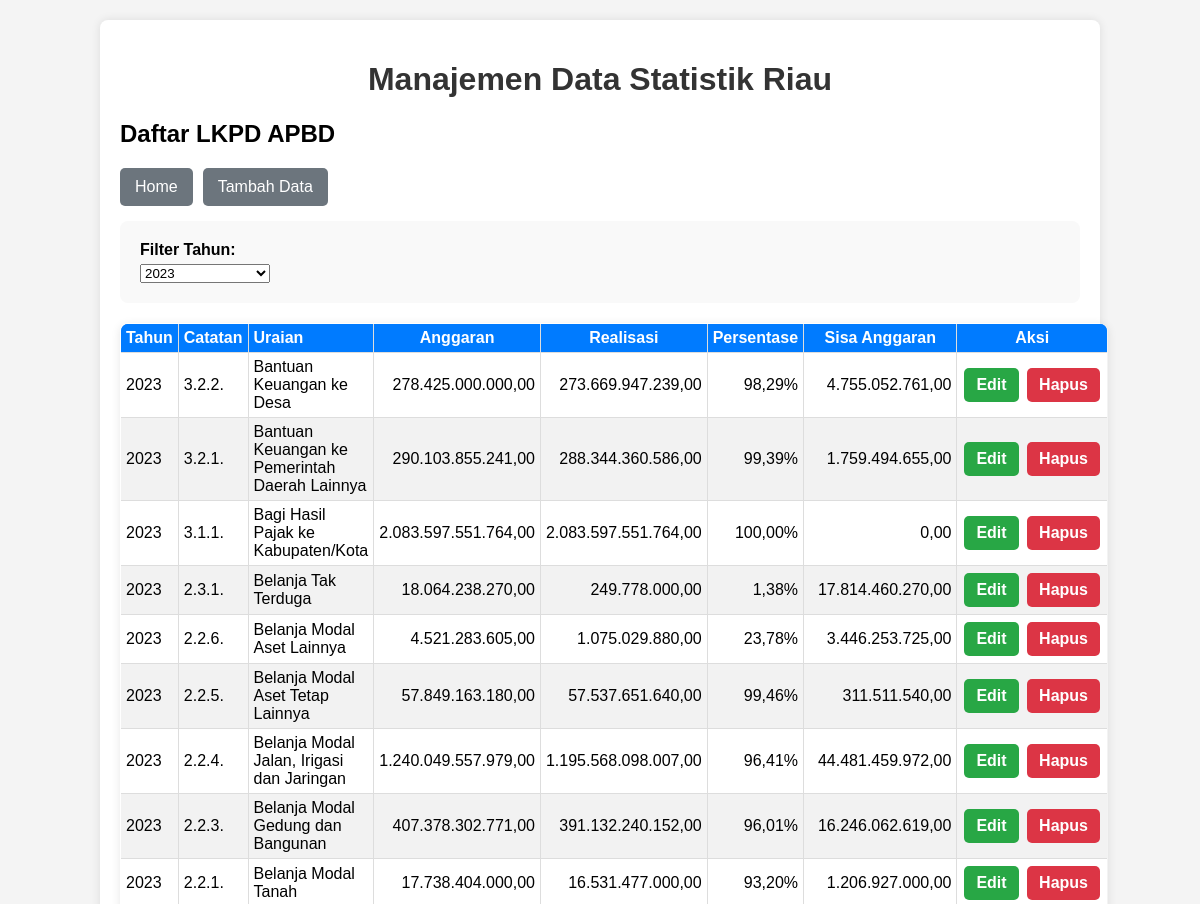
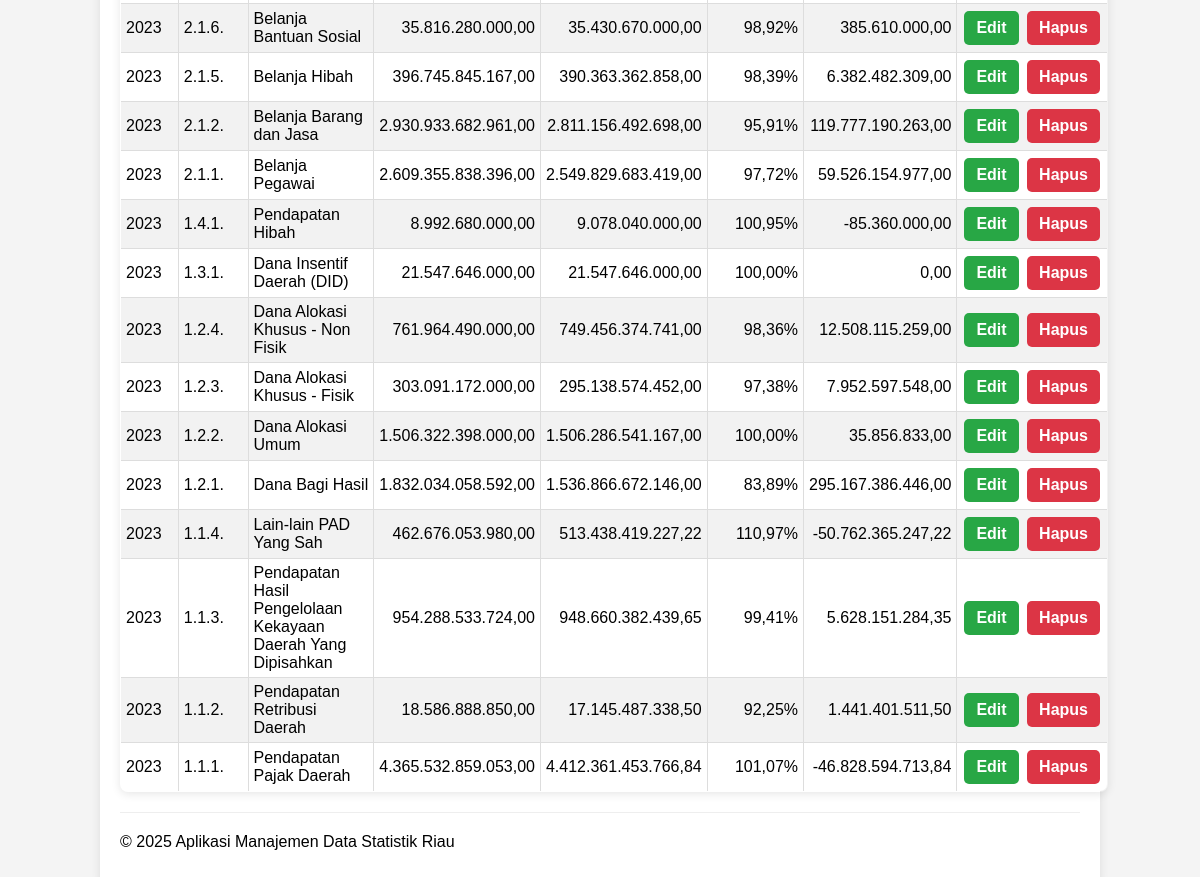
Page /lkpd-lampiran-satu/read.php?tahun=2023 on the earlier database version (2 pictures, top to bottom).
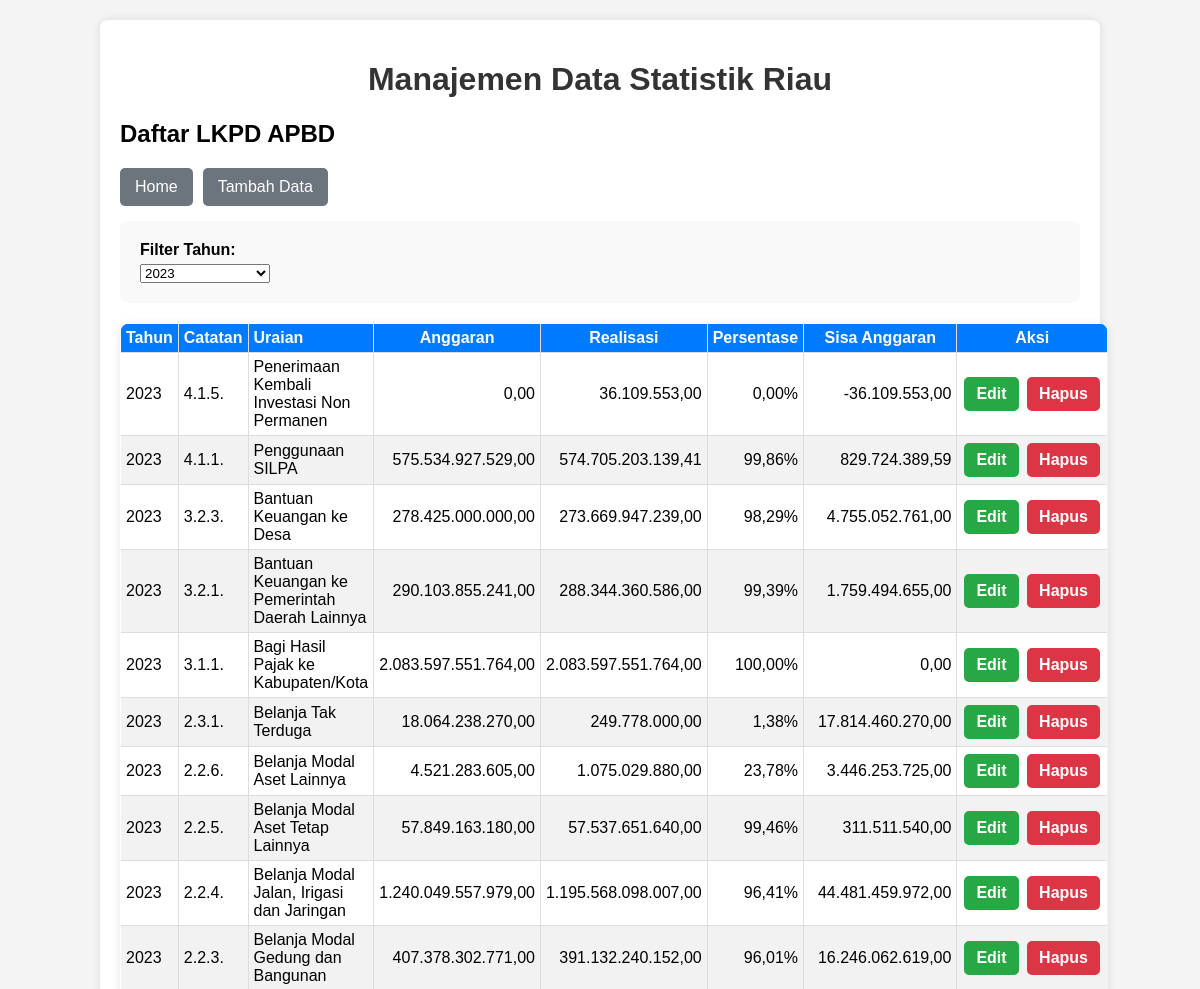
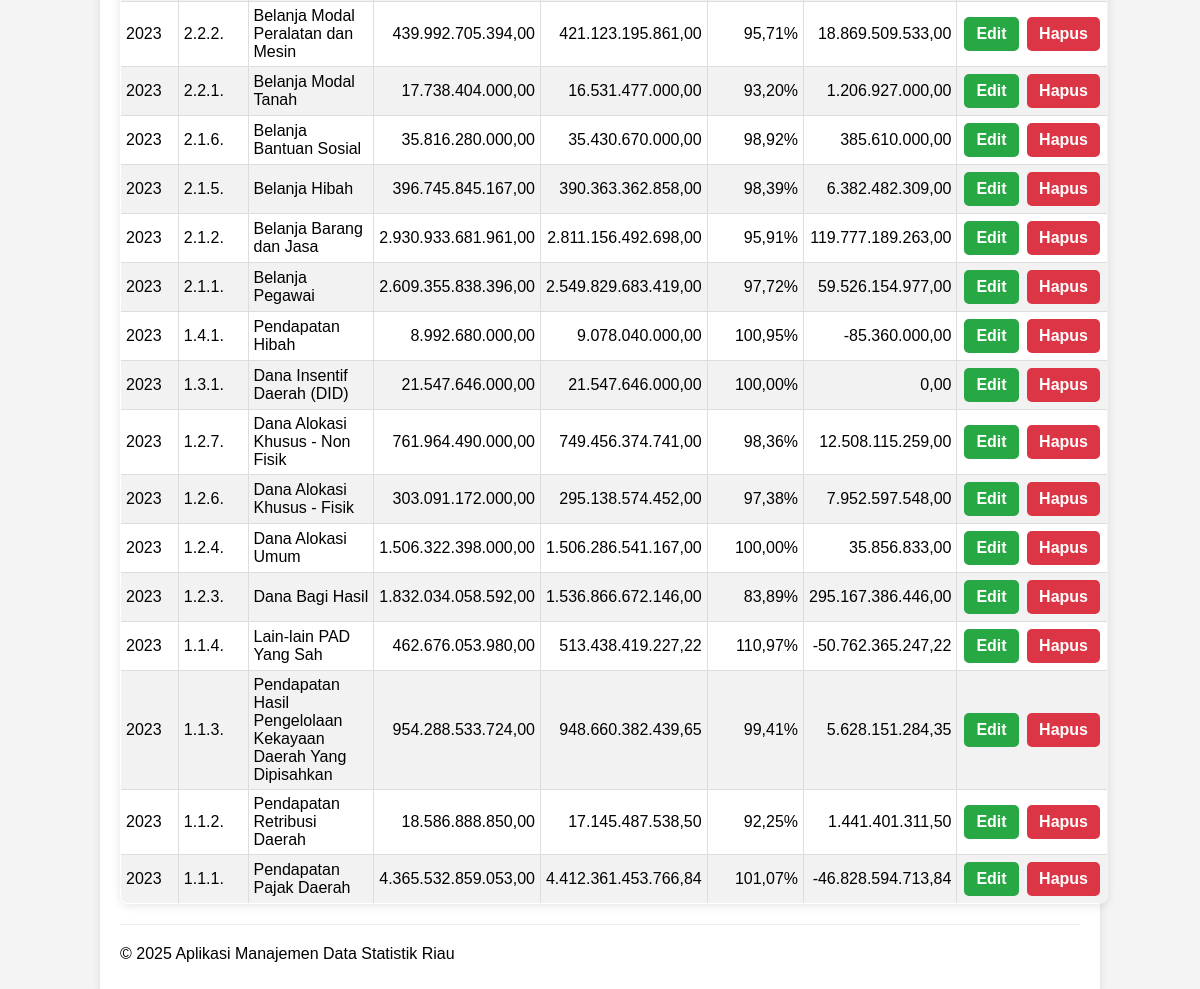
Same page on the later database version (2 pictures, top to bottom).
### tables this page shows
CREATE TABLE `lkpd_apbd_lampiran_1` (
  `id` int(11) NOT NULL,
  `tahun_lkpd` int(5) DEFAULT NULL,
  `id_kode_catatan` int(5) DEFAULT NULL,
  `jumlah_anggaran` decimal(18,2) DEFAULT NULL,
  `jumlah_realisasi` decimal(18,2) DEFAULT NULL
);

CREATE TABLE `kode_catatan` (
  `id` int(5) NOT NULL,
  `kode_catatan` varchar(255) DEFAULT NULL,
  `uraian` varchar(1024) DEFAULT NULL,
  `id_kode_level` int(2) DEFAULT NULL
);

### lkpd-lampiran-satu/read.php (the view, shortened to what this page needs)
<?php
include '../config/database.php';
include '../templates/header.php';
$selected_year = '';
if (isset($_GET['tahun']) && $_GET['tahun'] != '') {
    $selected_year = $_GET['tahun'];
}
$sql = "SELECT lk.id, lk.tahun_lkpd, kc.kode_catatan, kc.uraian, lk.jumlah_anggaran, lk.jumlah_realisasi, (lk.jumlah_realisasi/lk.jumlah_anggaran)*100 AS persentase
        FROM lkpd_apbd_lampiran_1 AS lk
        INNER JOIN kode_catatan AS kc
        ON lk.id_kode_catatan=kc.id";
if ($selected_year != '') {
    $sql .= " WHERE lk.tahun_lkpd = ?";
}
$sql .= " ORDER BY lk.tahun_lkpd, kc.kode_catatan DESC";
$stmt = $conn->prepare($sql);
if ($selected_year != '') {
    $stmt->bind_param("s", $selected_year);
}
$stmt->execute();
$result = $stmt->get_result();
$years_query = "SELECT DISTINCT tahun_lkpd FROM lkpd_apbd_lampiran_1 ORDER BY tahun_lkpd DESC";
$years_result = $conn->query($years_query);
$available_years = [];
if ($years_result->num_rows > 0) {
    while ($row = $years_result->fetch_assoc()) {
        $available_years[] = $row['tahun_lkpd'];
    }
}
?>
<h2>Daftar LKPD APBD</h2>
<div class="button-group">
    <button><a href="../index.php">Home</a></button>
    <button><a href="create.php">Tambah Data</a></button>
</div>
<form method="GET" action="">
    <label for="tahun">Filter Tahun:</label>
    <select name="tahun" id="tahun" onchange="this.form.submit()">
        <?php foreach ($available_years as $year): ?>
            <option value="<?php echo htmlspecialchars($year); ?>"
                    <?php echo ($selected_year == $year) ? 'selected' : ''; ?>>
                <?php echo htmlspecialchars($year); ?>
            </option>
        <?php endforeach; ?>
    </select>
</form>
<?php
if ($result->num_rows > 0):
?>
    <table>
        <thead>
            <tr>
                <th>Tahun</th>
                <th>Catatan</th>
                <th>Uraian</th>
                <th style="text-align: center;">Anggaran</th>
                <th style="text-align: center;">Realisasi</th>
                <th style="text-align: center;">Persentase</th>
                <th style="text-align: center;">Sisa Anggaran</th>
                <th style="text-align: center;">Aksi</th>
            </tr>
        </thead>
        <tbody>
            <?php
            while ($row = $result->fetch_assoc()):
            ?>
                <tr>
                    <td><?php echo htmlspecialchars($row['tahun_lkpd']); ?></td>
                    <td><?php echo htmlspecialchars($row['kode_catatan']); ?></td>
                    <td><?php echo htmlspecialchars($row['uraian']); ?></td>
                    <td style="text-align:right"><?php echo htmlspecialchars(number_format($row['jumlah_anggaran'] ?? 0, 2, ',', '.')); ?></td>
                    <td style="text-align:right"><?php echo htmlspecialchars(number_format($row['jumlah_realisasi'] ?? 0, 2, ',', '.')); ?></td>
                    <td style="text-align:right"><?php echo htmlspecialchars(number_format($row['persentase'] ?? 0, 2, ',', '.')) . '%'; ?></td>
                    <td style="text-align:right"><?php echo htmlspecialchars(number_format($row['jumlah_anggaran'] - $row['jumlah_realisasi'], 2, ',', '.')); ?></td>
                    <td class="actions">
                        <a href="update.php?id=<?php echo htmlspecialchars($row['id']); ?>" class="edit">Edit</a>
                        <a href="delete.php?id=<?php echo htmlspecialchars($row['id']); ?>" class="delete"
                           onclick="return confirm('Apakah Anda yakin ingin menghapus data ini?')">Hapus</a>
                    </td>
                </tr>
            <?php endwhile; ?>
        </tbody>
    </table>
<?php else: ?>
    <p>Belum ada data.</p>
<?php endif; ?>
<?php
include '../templates/footer.php';
?>

### templates/header.php (shortened to what this page needs)
<!DOCTYPE html>
<html lang="en">
<head>
    <link rel="stylesheet" href="style.css">
</head>
<body>
    <div class="container">
        <h1>Manajemen Data Statistik Riau</h1>

### templates/footer.php
<hr>
        <footer>
            <p>&copy; <?php echo date("Y"); ?> Aplikasi Manajemen Data Statistik Riau</p>
        </footer>
    </div>
</body>
</html>

### lkpd-lampiran-satu/style.css (style rules this page uses)
body { font-family: Arial, sans-serif; background-color: #f4f4f4; margin: 0; padding: 0; }
.container { width: 80%; margin: 20px auto; background-color: #fff; padding: 20px; box-shadow: 0 0 10px rgba(0, 0, 0, 0.1); border-radius: 8px; }
h1 { color: #333; text-align: center; }
hr { border: 0; border-top: 1px solid #eee; margin: 20px 0; }
table { width: 100%; border-collapse: collapse; margin-top: 20px; }
table, th, td { border: 1px solid #ddd; }
th, td { padding: 10px; text-align: left; }
th { background-color: #007bff; color: white; }
tr:nth-child(even) { background-color: #f2f2f2; }
.actions a { text-decoration: none; padding: 5px 10px; border-radius: 3px; margin-right: 5px; }
.actions .edit { background-color: #ffc107; color: white; }
.actions .delete { background-color: #dc3545; color: white; }
form { background-color: #f9f9f9; padding: 20px; border-radius: 8px; }
form label { display: block; margin-bottom: 5px; font-weight: bold; }

### templates/header.php (style rules this page uses)
table { width: 100%; border-collapse: collapse; margin-top: 20px; box-shadow: 0 2px 10px rgba(0,0,0,0.1); border-radius: 8px; overflow: hidden; }
table thead tr { background-color: #007bff; color: white; }
table th, table td { padding: 5px 5px; border: 1px solid #ddd; text-align: left; }
table tbody tr:nth-child(even) { background-color: #f2f2f2; }
table tbody tr:nth-child(odd) { background-color: #ffffff; }
table td.actions { text-align: center; white-space: nowrap; }
table td.actions a { padding: 8px 12px; text-decoration: none; border-radius: 5px; display: inline-block; margin: 2px; font-weight: bold; }
table td.actions .edit { background-color: #28a745; color: white; }
table td.actions .delete { background-color: #dc3545; color: white; }
.button-group { margin-bottom: 15px; display: flex; gap: 10px; }
.button-group button { background-color: #6c757d; color: white; padding: 10px 15px; border: none; border-radius: 5px; cursor: pointer; font-size: 16px; transition: background-color 0.3s ease; }
.button-group button a { color: white; text-decoration: none; }

Differences in the rows shown:
added lkpd_apbd_lampiran_1: tahun_lkpd "2023", id_kode_catatan.kode_catatan "4.1.5.", id_kode_catatan.uraian "Penerimaan Kembali Investasi Non Permanen", jumlah_anggaran "0,00", jumlah_realisasi "36.109.553,00", persentase "0,00", $row['jumlah_anggaran'] - $row['jumlah_realisasi'] "-36.109.553,00"
added lkpd_apbd_lampiran_1: tahun_lkpd "2023", id_kode_catatan.kode_catatan "4.1.1.", id_kode_catatan.uraian "Penggunaan SILPA", jumlah_anggaran "575.534.927.529,00", jumlah_realisasi "574.705.203.139,41", persentase "99,86", $row['jumlah_anggaran'] - $row['jumlah_realisasi'] "829.724.389,59"
changed through a linked row, lkpd_apbd_lampiran_1 "Bantuan Keuangan ke Desa": id_kode_catatan.kode_catatan "3.2.2." → "3.2.3."
added lkpd_apbd_lampiran_1: tahun_lkpd "2023", id_kode_catatan.kode_catatan "2.2.2.", id_kode_catatan.uraian "Belanja Modal Peralatan dan Mesin", jumlah_anggaran "439.992.705.394,00", jumlah_realisasi "421.123.195.861,00", persentase "95,71", $row['jumlah_anggaran'] - $row['jumlah_realisasi'] "18.869.509.533,00"
changed lkpd_apbd_lampiran_1 "Belanja Barang dan Jasa": jumlah_anggaran "2.930.933.682.961,00" → "2.930.933.681.961,00"; $row['jumlah_anggaran'] - $row['jumlah_realisasi'] "119.777.190.263,00" → "119.777.189.263,00"
changed through a linked row, lkpd_apbd_lampiran_1 "Dana Alokasi Khusus - Non Fisik": id_kode_catatan.kode_catatan "1.2.4." → "1.2.7."
changed through a linked row, lkpd_apbd_lampiran_1 "Dana Alokasi Khusus - Fisik": id_kode_catatan.kode_catatan "1.2.3." → "1.2.6."
changed through a linked row, lkpd_apbd_lampiran_1 "Dana Alokasi Umum": id_kode_catatan.kode_catatan "1.2.2." → "1.2.4."
changed through a linked row, lkpd_apbd_lampiran_1 "Dana Bagi Hasil": id_kode_catatan.kode_catatan "1.2.1." → "1.2.3."
changed lkpd_apbd_lampiran_1 "Pendapatan Retribusi Daerah": jumlah_realisasi "17.145.487.338,50" → "17.145.487.538,50"; $row['jumlah_anggaran'] - $row['jumlah_realisasi'] "1.441.401.511,50" → "1.441.401.311,50"
